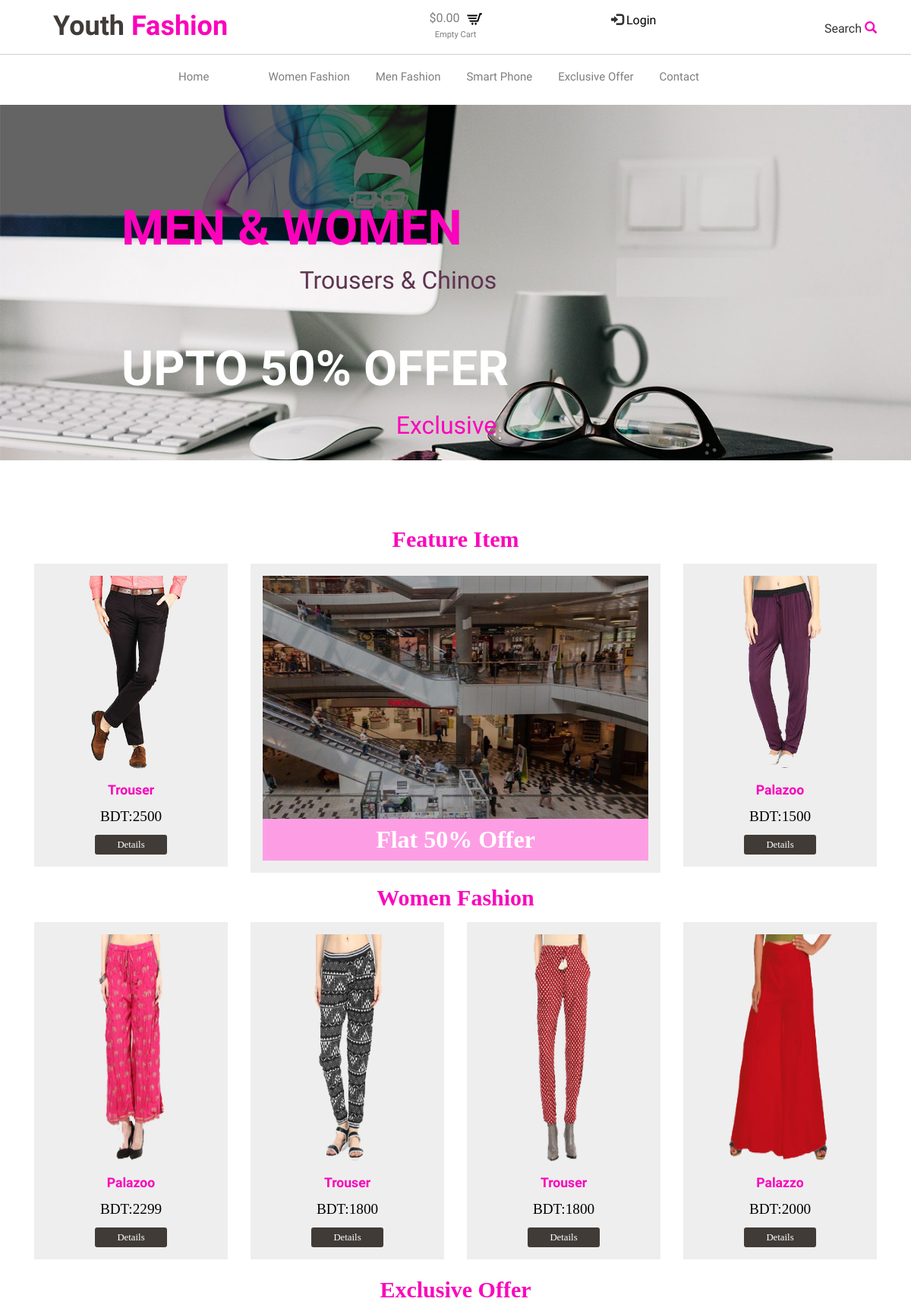
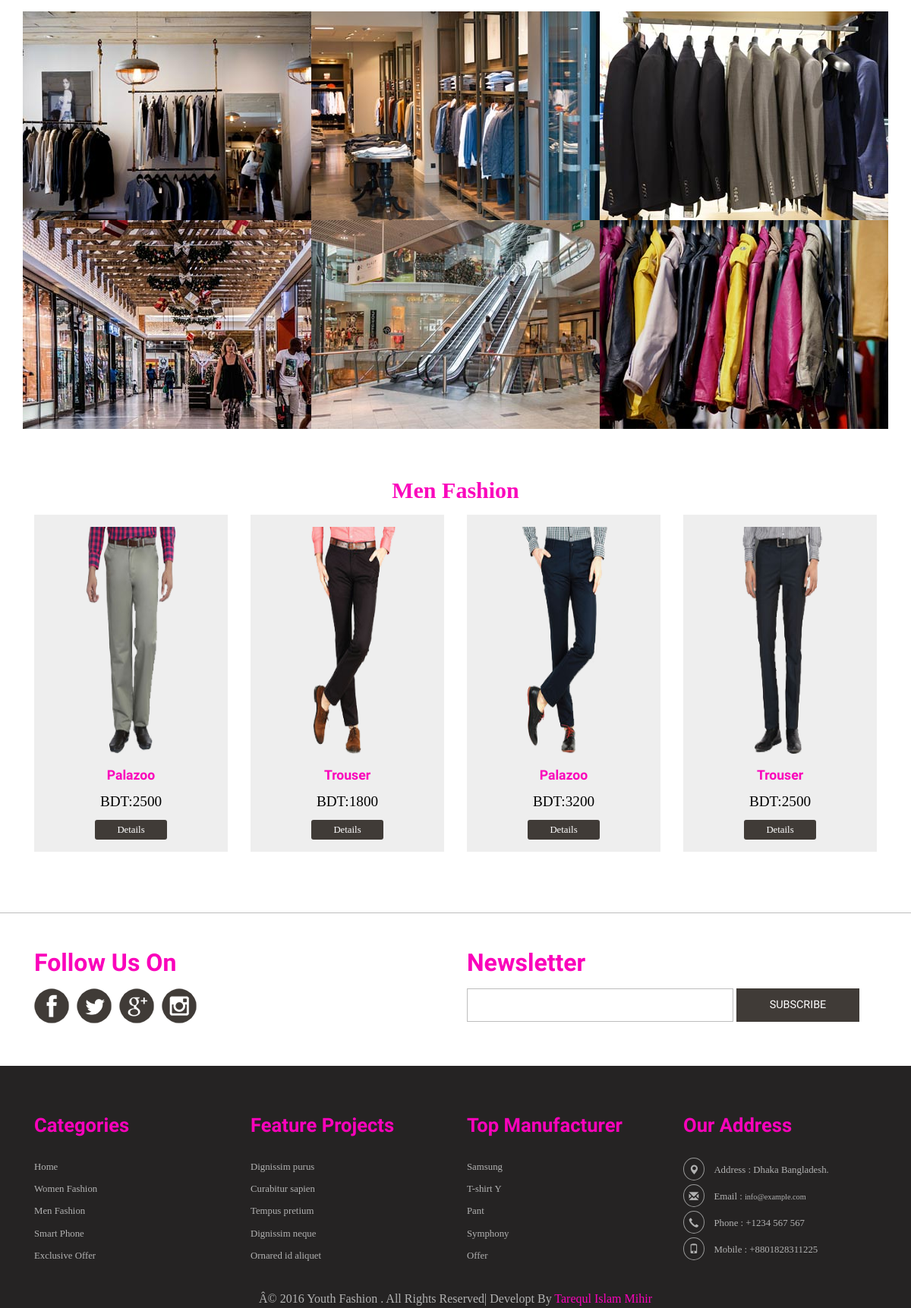
The page / (upper part) on the database its author committed (2 pictures, top to bottom).
### tables this page shows
CREATE TABLE IF NOT EXISTS `tbl_category` (
  `category_id` int(3) NOT NULL AUTO_INCREMENT,
  `category_name` varchar(100) NOT NULL,
  `category_description` text NOT NULL,
  `publication_status` tinyint(1) NOT NULL,
  PRIMARY KEY (`category_id`)
);

CREATE TABLE IF NOT EXISTS `tbl_slider` (
  `slider_id` int(3) NOT NULL AUTO_INCREMENT,
  `category` varchar(256) NOT NULL,
  `product_name` varchar(256) NOT NULL,
  `offer` varchar(256) NOT NULL,
  `slider_image` text NOT NULL,
  PRIMARY KEY (`slider_id`)
);

CREATE TABLE IF NOT EXISTS `tbl_product` (
  `product_id` int(11) NOT NULL AUTO_INCREMENT,
  `product_name` varchar(200) NOT NULL,
  `category_id` int(3) NOT NULL,
  `manufacturer_id` int(3) NOT NULL,
  `product_price` float NOT NULL,
  `stock_quantity` int(7) NOT NULL,
  `product_sku` varchar(5) NOT NULL,
  `product_short_description` text NOT NULL,
  `product_long_description` text NOT NULL,
  `product_image` text NOT NULL,
  `publication_status` tinyint(1) NOT NULL,
  PRIMARY KEY (`product_id`)
);

CREATE TABLE IF NOT EXISTS `tbl_manufacturer` (
  `manufacturer_id` int(3) NOT NULL AUTO_INCREMENT,
  `manufacturer_name` varchar(100) NOT NULL,
  `manufacturer_description` text NOT NULL,
  `publication_status` tinyint(1) NOT NULL,
  PRIMARY KEY (`manufacturer_id`)
);

CREATE TABLE IF NOT EXISTS `tbl_other` (
  `other_id` int(3) NOT NULL,
  `facebook` varchar(256) NOT NULL,
  `google_plus` varchar(256) NOT NULL,
  `linked_in` varchar(256) NOT NULL,
  `twitter` varchar(256) NOT NULL,
  `copyright` text NOT NULL,
  `address` text NOT NULL,
  `email` varchar(256) NOT NULL,
  `phone` varchar(15) NOT NULL,
  `mobile` varchar(15) NOT NULL,
  PRIMARY KEY (`other_id`)
);

### classes/application.php (called while the page is built, shortened)
<?php
class Application {
    private $db_connect;
    public function __construct() {
        $host_name= 'localhost';
        $user_name='root';
        $password='';
        $db_name="db_youth_fashion";
        $this->db_connect=mysqli_connect($host_name, $user_name, $password, $db_name);
    }
    public function select_all_published_category_info(){
        $sql="SELECT *FROM tbl_category WHERE publication_status=1";
        if(mysqli_query($this->db_connect,$sql)){
            $cquery_result=mysqli_query($this->db_connect, $sql);
            return $cquery_result;
        }  else {
            die('Query Problem'.mysqli_error($this->db_connect));
        }
    }
    public function select_all_manufacturer_published_info(){
        $sql="SELECT *FROM tbl_manufacturer WHERE publication_status=1";
        if(mysqli_query($this->db_connect,$sql)){
            $query_result=mysqli_query($this->db_connect, $sql);
            return $query_result;
        }  else {
            die('Query Problem'.mysqli_error($this->db_connect));
        }
    }
    public function select_published_product_by_category_id_seven(){
        $sql="SELECT * FROM tbl_product WHERE category_id=7 ORDER BY product_id DESC LIMIT 5";
        if(mysqli_query($this->db_connect,$sql)){
            $query_results=mysqli_query($this->db_connect, $sql);
            return $query_results;
        }  else {
            die('Query Problem'.mysqli_error($this->db_connect));
        }
    }
    public function select_published_product_by_category_id_eight(){
        $sql="SELECT * FROM tbl_product WHERE category_id=8 ORDER BY product_id DESC LIMIT 5";
        if(mysqli_query($this->db_connect,$sql)){
            $query_resulte=mysqli_query($this->db_connect, $sql);
            return $query_resulte;
        }  else {
            die('Query Problem'.mysqli_error($this->db_connect));
        }
    }
    public function select_ex_category_product_info_by_id(){
       $sql="SELECT * FROM tbl_product WHERE category_id=13 AND publication_status=1 ORDER BY product_id DESC LIMIT 7 ";
        if(mysqli_query($this->db_connect,$sql)){
            $query_resultex=mysqli_query($this->db_connect, $sql);
            return $query_resultex;
        }  else {
            die('Query Problem'.mysqli_error($this->db_connect));
        }
    }
}

### classes/super_admin.php (called while the page is built, shortened)
<?php
class Super_admin {
    private $db_connect;
    public function __construct() {
        $host_name= 'localhost';
        $user_name='root';
        $password='';
        $db_name="db_youth_fashion";
        $this->db_connect=mysqli_connect($host_name, $user_name, $password, $db_name);
    }
    public function select_configaration_info(){
      $sql="SELECT *FROM tbl_other";
        if(mysqli_query($this->db_connect, $sql)) {
           $cnquery_result=mysqli_query($this->db_connect, $sql);
            return $cnquery_result;
        }else {
            die('Query problem'.mysqli_error($this->db_connect));
        }
    }
    public function select_slider_info(){
        $sql="SELECT *FROM tbl_slider ORDER BY slider_id DESC LIMIT 1";
        if(mysqli_query($this->db_connect, $sql)) {
           $query_result=mysqli_query($this->db_connect, $sql);
            return $query_result;
        }else {
            die('Query problem'.mysqli_error($this->db_connect));
        }
    }
}

### include/main_content.php (the view, shortened to what this page needs)
<?php
$query_results=$obj_app->select_published_product_by_category_id_seven();
$product_infow = mysqli_fetch_assoc($query_results);
$query_resulte=$obj_app->select_published_product_by_category_id_eight();
$product_infom = mysqli_fetch_assoc($query_resulte);
$query_resultex=$obj_app->select_ex_category_product_info_by_id();
$product_infoex= mysqli_fetch_assoc($query_resultex);
?>
<div class="content" style="font-family: Comic Sans MS;">
    <div class="container">
        <div class="content-top">
            <h2 style="color:#FA08BC; text-align: center;font-family: Comic Sans MS;"><b>Feature Item</b></h2>
            <div class="content-top1">
                <div class="col-md-3 col-md2 animated wow fadeInLeft" data-wow-delay=".5s">
                    <div class="col-md1 simpleCart_shelfItem">
                        <a href="product_details.php">
                            <img class="img-responsive" src="assets/<?php echo $product_infom['product_image']; ?>" alt="" />
                        </a>
                        <h3><a href="product_details.php"><?php echo $product_infom['product_name']; ?></a></h3>
                        <div class="price">
                            <h5 class="item_price">BDT:<?php echo $product_infom['product_price']; ?></h5>
                            <a href="product_details.php?id=<?php echo $product_infom['product_id']; ?>" class="item_add">Details</a>
                        </div>
                    </div>
                </div>
                <div class="col-md-6 col-md5 animated wow fadeInDown animated" data-wow-delay=".5s" style="visibility: visible; animation-delay: 0.5s; animation-name: fadeInDown;">
                    <div class="col-md1 simpleCart_shelfItem">
                        <a href="product_details.php?id=<?php echo $product_infoex['product_id']; ?>">
                            <img class="img-responsive" style="height: 320px; width: 520px;"src="assets/<?php echo $product_infoex['product_image']; ?>" alt="" />
                        </a>
                        <h4 style="font-family: Comic Sans MS; text-align: center;background-color:#FD9EE5; color:white; padding: 10px; "><b><?php echo $product_infoex['product_name']; ?></b></h4>
                    </div>
                </div>
                <div class="col-md-3 col-md2 animated wow fadeInRight" data-wow-delay=".5s">
                    <div class="col-md1 simpleCart_shelfItem">
                        <a href="#">
                            <img class="img-responsive" src="assets/<?php echo $product_infow['product_image']; ?>" alt="" />
                        </a>
                        <h3><a href="#"><?php echo $product_infow['product_name']; ?></a></h3>
                        <div class="price">
                            <h5 class="item_price">BDT:<?php echo $product_infow['product_price']; ?></h5>
                            <a href="product_details.php?id=<?php echo $product_infow['product_id']; ?>" class="item_add">Details</a>
                        </div>
                    </div>
                </div>
            </div>
            <h2 style="color:#FA08BC; text-align: center; font-family: Comic Sans MS;"><b>Women Fashion</b></h2>
            <div class="content-top1">
                <?php while ($product_infow = mysqli_fetch_assoc($query_results)) { ?>
                    <div class="col-md-3 col-md2 animated wow fadeInLeft" data-wow-delay=".5s">
                        <div class="col-md1 simpleCart_shelfItem">
                            <img class="img-responsive" src="assets/<?php echo $product_infow['product_image']; ?>" alt="" style="width: 150px; height: 300px;"/>
                            <h3><a href="#"><?php echo $product_infow['product_name']; ?></a></h3>
                            <div class="price">
                                <h5 class="item_price">BDT:<?php echo $product_infow['product_price']; ?></h5>
                                <a href="product_details.php?id=<?php echo $product_infow['product_id']; ?>" class="item_add">Details</a>
                            </div>
                        </div>
                    </div>
                <?php } ?>
            </div>
        </div>
        <div class="clearfix"> </div>
    </div>
</div>
<br/>
<h2 style="color:#FA08BC; text-align: center;font-family: Comic Sans MS;"><b>Exclusive Offer</b></h2>
<br/>
<div class="con-tp" style="font-family: Comic Sans MS;">
    <div class="container">
        <?php while ($product_infoex= mysqli_fetch_assoc($query_resultex)) { ?>
        <div class="col-md-4 con-tp-lft animated wow fadeInLeft" data-wow-delay=".5s">
            <a href="product_details.php?id=<?php echo $product_infoex['product_id']; ?>">
                <div class="content-grid-effect slow-zoom vertical">
                    <div class="img-box"><img src="assets/<?php echo $product_infoex['product_image']; ?>" alt="image" class="img-responsive zoom-img"></div>
                    <div class="info-box">
                    </div>
                </div>
            </a>
        </div>
        <?php } ?>
    </div>
</div>
<div class="c-btm" style="font-family: Comic Sans MS;">
    <h2 style="color:#FA08BC; text-align: center;font-family: Comic Sans MS;"><b>Men Fashion</b></h2>
    <div class="content-top1">
        <div class="container">
            <?php while ($product_infom = mysqli_fetch_assoc($query_resulte)) { ?>
                    <div class="col-md-3 col-md2 animated wow fadeInLeft" data-wow-delay=".5s">
                        <div class="col-md1 simpleCart_shelfItem">
                            <img class="img-responsive" src="assets/<?php echo $product_infom['product_image']; ?>" alt="" style="width: 150px; height: 300px;"/>
                            <h3><a href="#"><?php echo $product_infom['product_name']; ?></a></h3>
                            <div class="price">
                                <h5 class="item_price">BDT:<?php echo $product_infom['product_price']; ?></h5>
                                <a href="product_details.php?id=<?php echo $product_infom['product_id']; ?>" class="item_add">Details</a>
                            </div>
                        </div>
                    </div>
                <?php } ?>
            <div class="clearfix"> </div>
        </div>
    </div>
</div>

### include/header_bottom.php (shortened to what this page needs)
<?php
    $cquery_result=$obj_app->select_all_published_category_info();
?>
<div class="container">
    <div class="head-top">
        <div class="n-avigation">
            <nav class="navbar nav_bottom" role="navigation">
                <div class="navbar-header nav_2">
                </div>
                <div class="collapse navbar-collapse" id="bs-megadropdown-tabs">
                    <ul class="nav navbar-nav nav_1">
                        <li><a href="index.php">Home</a></li>
                         <?php while ($category_info=mysqli_fetch_assoc($cquery_result)){ ?>
                        <li class="last"><a href="category.php?id=<?php echo $category_info['category_id'];?>"><?php echo $category_info['category_name'];?></a></li>
                         <?php } ?>
                        <li><a href="contact.php">Contact</a></li>
                    </ul>
                </div>
            </nav>
        </div>
        <link href="assets/front_end_essets/css/popuo-box.css" rel="stylesheet" type="text/css" media="all"/>
    </div>
</div>

### include/banner.php (shortened to what this page needs)
<?php
   $query_result=$obj_super_admin->select_slider_info();
   $slider_info=mysqli_fetch_assoc($query_result);
?>
<div class="banner">
    <div class="matter-banner">
        <div class="slider">
            <div class="callbacks_container">
                <ul class="rslides" id="slider">
                    <li>
                        <img src="assets/<?php echo $slider_info['slider_image'];?>" alt="">
                        <div class="tes animated wow fadeInUp animated" data-wow-delay=".5s" style="visibility: visible; animation-delay: 0.5s; animation-name: fadeInUp;">
                            <h2><?php echo $slider_info['category'];?></h2>
                            <h3 style="color: #5E334F;"><?php echo $slider_info['product_name'];?></h3>
                            <h4><?php echo $slider_info['offer'];?></h4>
                            <p>Exclusive</p>
                        </div>
                    </li>
                </ul>
            </div>
        </div>
    </div>
</div>

### include/footer_bottom.php
<?php
$cquery_result=$obj_app->select_all_published_category_info();
$query_result=$obj_app->select_all_manufacturer_published_info();
$cnquery_result=$obj_super_admin->select_configaration_info();
$configaration_info=mysqli_fetch_assoc($cnquery_result);
?>
<div class="footer-bottom" style="font-family: Comic Sans MS;">
    <div class="container">
        <div class="col-md-3 footer-bottom-cate animated wow fadeInLeft" data-wow-delay=".5s">
            <h6>Categories</h6>
            <ul>
                <li><a href="index.php">Home</a></li>
                <?php while ($category_info=mysqli_fetch_assoc($cquery_result)){ ?>
                    <li><a href="category.php?id=<?php echo $category_info['category_id'];?>"><?php echo $category_info['category_name'];?> </a></li>
                <?php } ?>
            </ul>
        </div>
        <div class="col-md-3 footer-bottom-cate animated wow fadeInLeft" data-wow-delay=".5s">
            <h6>Feature Projects</h6>
            <ul>
                <li><a href="#">Dignissim purus</a></li>
                <li><a href="#">Curabitur sapien</a></li>
                <li><a href="#">Tempus pretium</a></li>
                <li><a href="#">Dignissim neque</a></li>
                <li><a href="#">Ornared id aliquet</a></li>
            </ul>
        </div>
        <div class="col-md-3 footer-bottom-cate animated wow fadeInRight" data-wow-delay=".5s">
            <h6>Top Manufacturer</h6>
            <ul>
                <?php while ($manufacturer_info=  mysqli_fetch_assoc($query_result)) {?>
                <li><a href="products.php"><?php echo $manufacturer_info['manufacturer_name']; ?></a></li>
                <?php }?>
            </ul>
        </div>
        <div class="col-md-3 footer-bottom-cate cate-bottom animated wow fadeInRight" data-wow-delay=".5s">
            <h6>Our Address</h6>
            <ul>
                <li><i class="glyphicon glyphicon-map-marker" aria-hidden="true"></i>Address : <?php echo $configaration_info['address'];?></li>
                <li><i class="glyphicon glyphicon-envelope" aria-hidden="true"></i>Email : <a href="<?php echo $configaration_info['email'];?>"><?php echo $configaration_info['email'];?></a></li>
                <li><i class="glyphicon glyphicon-earphone" aria-hidden="true"></i>Phone : <?php echo $configaration_info['phone'];?></li>
                <li><i class="glyphicon glyphicon-phone" aria-hidden="true"></i>Mobile : <?php echo $configaration_info['mobile'];?></li>
            </ul>
        </div>
        <div class="clearfix"> </div>
        <p class="footer-class animated wow fadeInUp animated" data-wow-delay=".5s" style="visibility: visible; animation-delay: 0.5s; animation-name: fadeInUp;"><?php echo $configaration_info['copyright'];?>| Developt By <a href="http://facebook.com/mstarequlislam" target="_blank">Tarequl Islam Mihir</a> </p>
    </div>
</div>

### rows shown on the page
tbl_category: category_name "Women Fashion"
tbl_category: category_name "Men Fashion"
tbl_category: category_name "Smart Phone"
tbl_category: category_name "Exclusive Offer"
tbl_slider: slider_image (picture), category "MEN & WOMEN", product_name "Trousers & Chinos", offer "UPTO 50% OFFER"
tbl_product: product_image (picture), product_name "Trouser", product_price "2500"
tbl_product: product_image (picture), product_name "Flat 50% Offer"
tbl_product: product_image (picture), product_name "Palazoo", product_price "1500"
tbl_product: product_image (picture), product_name "Palazoo", product_price "2299"
tbl_product: product_image (picture), product_name "Trouser", product_price "1800"
tbl_product: product_image (picture), product_name "Trouser", product_price "1800"
tbl_product: product_image (picture), product_name "Palazzo", product_price "2000"
tbl_product: product_image (picture)
tbl_product: product_image (picture)
tbl_product: product_image (picture)
tbl_product: product_image (picture)
tbl_product: product_image (picture)
tbl_product: product_image (picture)
tbl_product: product_image (picture), product_name "Palazoo", product_price "2500"
tbl_product: product_image (picture), product_name "Trouser", product_price "1800"
tbl_product: product_image (picture), product_name "Palazoo", product_price "3200"
tbl_product: product_image (picture), product_name "Trouser", product_price "2500"
tbl_manufacturer: manufacturer_name "Samsung"
tbl_manufacturer: manufacturer_name "T-shirt Y"
tbl_manufacturer: manufacturer_name "Pant"
tbl_manufacturer: manufacturer_name "Symphony"
tbl_manufacturer: manufacturer_name "Offer"
tbl_other: address "Dhaka Bangladesh.", email "info@example.com", phone "+1234 567 567", mobile "+8801828311225", copyright "Â© 2016 Youth Fashion . All Rights Reserved"
